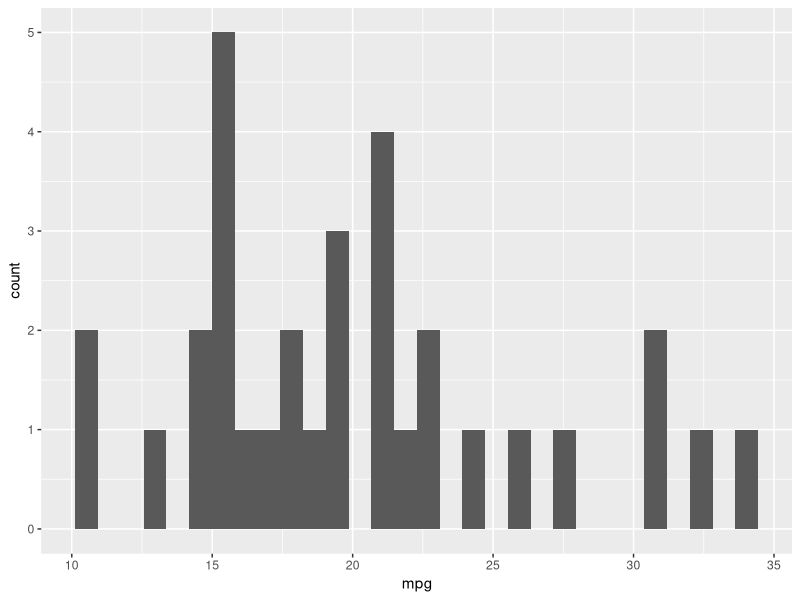

Here is the R script that generated this plot:
## ---- chunk 1
knitr::opts_chunk$set(echo = FALSE, message = FALSE, warning = FALSE, dpi = 300,
                      cache = FALSE, fig.width = 3.42, fig.asp = 1.5, dev = "tikz")

## ---- chunk 2
library(tidyverse)

## ---- chunk 3
mtcars %>% 
ggplot(aes(mpg)) + 
  geom_histogram()

